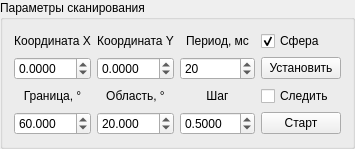
          <widget class="QGroupBox" name="groupBox_3">
           <property name="title">
            <string>Параметры сканирования</string>
           </property>
           <layout class="QGridLayout" name="gridLayout_16">
            <item row="0" column="0">
             <layout class="QGridLayout" name="gridLayout">
              <item row="1" column="1">
               <widget class="QDoubleSpinBox" name="value_x0">
                <property name="decimals">
                 <number>4</number>
                </property>
                <property name="minimum">
                 <double>-90.000000000000000</double>
                </property>
                <property name="maximum">
                 <double>90.000000000000000</double>
                </property>
               </widget>
              </item>
              <item row="0" column="1">
               <widget class="QLabel" name="label">
                <property name="text">
                 <string>Координата X</string>
                </property>
                <property name="alignment">
                 <set>Qt::AlignCenter</set>
                </property>
               </widget>
              </item>
              <item row="1" column="2">
               <widget class="QDoubleSpinBox" name="value_y0">
                <property name="decimals">
                 <number>4</number>
                </property>
                <property name="minimum">
                 <double>-90.000000000000000</double>
                </property>
                <property name="maximum">
                 <double>90.000000000000000</double>
                </property>
               </widget>
              </item>
              <item row="0" column="2">
               <widget class="QLabel" name="label_2">
                <property name="text">
                 <string>Координата Y</string>
                </property>
                <property name="alignment">
                 <set>Qt::AlignCenter</set>
                </property>
               </widget>
              </item>
              <item row="1" column="3">
               <widget class="QSpinBox" name="period">
                <property name="maximum">
                 <number>5000</number>
                </property>
                <property name="singleStep">
                 <number>10</number>
                </property>
                <property name="value">
                 <number>20</number>
                </property>
               </widget>
              </item>
              <item row="0" column="3">
               <widget class="QLabel" name="label_3">
                <property name="text">
                 <string>Период, мс</string>
                </property>
                <property name="alignment">
                 <set>Qt::AlignCenter</set>
                </property>
               </widget>
              </item>
              <item row="3" column="1">
               <widget class="QDoubleSpinBox" name="scanSectorMax">
                <property name="decimals">
                 <number>3</number>
                </property>
                <property name="maximum">
                 <double>90.000000000000000</double>
                </property>
                <property name="value">
                 <double>60.000000000000000</double>
                </property>
               </widget>
              </item>
              <item row="3" column="3">
               <widget class="QDoubleSpinBox" name="step_dr">
                <property name="decimals">
                 <number>4</number>
                </property>
                <property name="minimum">
                 <double>-10.000000000000000</double>
                </property>
                <property name="maximum">
                 <double>10.000000000000000</double>
                </property>
                <property name="singleStep">
                 <double>0.500000000000000</double>
                </property>
                <property name="value">
                 <double>0.500000000000000</double>
                </property>
               </widget>
              </item>
              <item row="2" column="3">
               <widget class="QLabel" name="label_6">
                <property name="text">
                 <string>Шаг</string>
                </property>
                <property name="alignment">
                 <set>Qt::AlignCenter</set>
                </property>
               </widget>
              </item>
              <item row="3" column="4">
               <widget class="QPushButton" name="btnStart">
                <property name="text">
                 <string>Старт</string>
                </property>
               </widget>
              </item>
              <item row="1" column="4">
               <widget class="QPushButton" name="btnSetBeam">
                <property name="text">
                 <string>Установить</string>
                </property>
               </widget>
              </item>
              <item row="2" column="1">
               <widget class="QLabel" name="label_5">
                <property name="text">
                 <string>Граница, °</string>
                </property>
                <property name="alignment">
                 <set>Qt::AlignCenter</set>
                </property>
               </widget>
              </item>
              <item row="2" column="2">
               <widget class="QLabel" name="label_42">
                <property name="text">
                 <string>Область, °</string>
                </property>
                <property name="alignment">
                 <set>Qt::AlignCenter</set>
                </property>
               </widget>
              </item>
              <item row="3" column="2">
               <widget class="QDoubleSpinBox" name="scanRangeSector">
                <property name="decimals">
                 <number>3</number>
                </property>
                <property name="maximum">
                 <double>90.000000000000000</double>
                </property>
                <property name="value">
                 <double>20.000000000000000</double>
                </property>
               </widget>
              </item>
              <item row="2" column="4">
               <widget class="QCheckBox" name="cbTrackMode">
                <property name="text">
                 <string>Следить</string>
                </property>
               </widget>
              </item>
              <item row="0" column="4">
               <widget class="QCheckBox" name="cbSphere">
                <property name="text">
                 <string>Сфера</string>
                </property>
                <property name="checked">
                 <bool>true</bool>
                </property>
               </widget>
              </item>
             </layout>
            </item>
           </layout>
          </widget>
